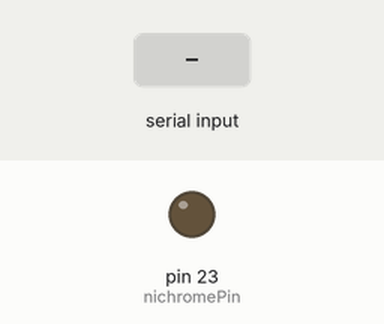
Bench run of a sketch on a simulated Arduino Mega 2560, built with avr-gcc and run on an emulated ATmega2560. On the bench: output pins drawn as LEDs (lit = HIGH). The inputs (shaded band) are chosen by the test bench. What the sketch prints to the serial monitor is not drawn.

Above: at 1.2 s.
1.3 s: "x" received over Serial
At 2.5 s:
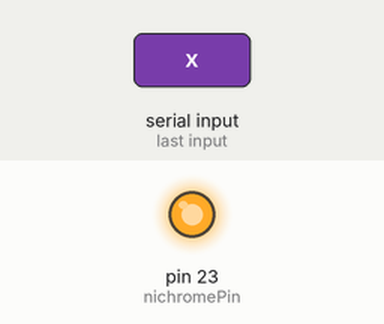
2.8 s: "1" received over Serial
Timing chart, 0 to 5.8 s (numbered marks = the images above; inputs shaded):
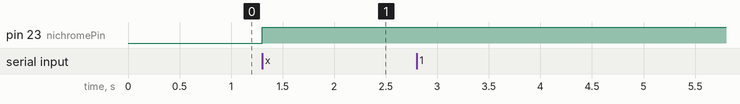

The sketch:

burn.ino
```cpp
/*
Test Nichrome wire with keyboard control
*/

// Vars
int nichromePin = 23;
bool active = false;

void setup() {
    Serial.begin(9600);

    pinMode(23, OUTPUT);
    Serial.println("Starting...");
}

void loop() {
    // Check for serial commands constantly
    if (Serial.available()) {
        char c = Serial.read();
        switch (c) {
            case 'x':
                active = !active; // Switch mode each time
                break;
            default:
                Serial.println("Unknown command!");
        }
    }


    // Continuous
    if (active) {
        digitalWrite(nichromePin, HIGH);
    } else {
        digitalWrite(nichromePin, LOW);
    }
}
```

Measured:
- after the input at 1.3 s, pin 23 (nichromePin): LOW → HIGH at once
- after the input at 2.8 s, every drawn part: stays the same
